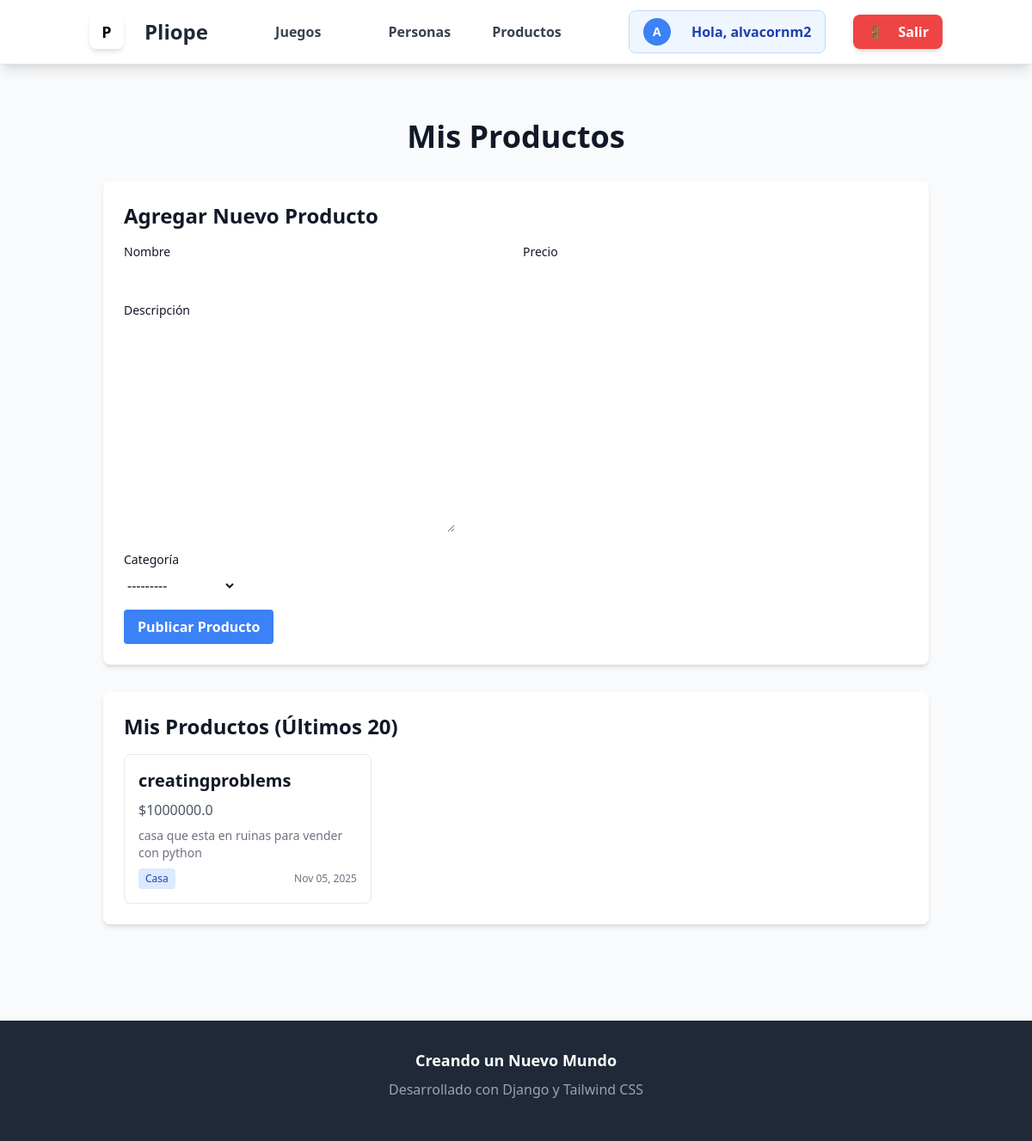
/productos/ (signed in), run on the app's committed database.
### Productos/models.py (models this page shows, shortened)
class Productos(models.Model):
    name = models.CharField(max_length=100)
    price = models.FloatField()
    description = models.TextField()
    category = models.CharField(max_length=3, choices=CASAS)
    user = models.ForeignKey(User, on_delete=models.CASCADE)
    date_published = models.DateTimeField(auto_now_add=True)

### Productos/views.py (the view)
# urls.py: path('', views.product_list_view, name='lista'),
@login_required(login_url="/users/login/")
def product_list_view(request):
    if request.method == 'POST':
        form = UploadProductos(request.POST)
        if form.is_valid():
            new_product = form.save(commit=False)
            new_product.user = request.user
            new_product.save()
            return redirect('productos:lista')
    else:
        form = UploadProductos()
    products = Productos.objects.filter(user=request.user)[:20]
    return render(request, 'list_product.html', {
        'form': form,
        'productos': products
    })

### Productos/forms.py
class UploadProductos(forms.ModelForm):
    class Meta:
        model = models.Productos
        fields = ['name','price','description','category']

### Productos/templates/list_product.html (shortened to what this page needs)
{% extends "base.html" %}
{% load static %}
{% load static tailwind_tags %}
{% block content %}
<div class="container mx-auto px-4 py-8">
    <h1 class="text-4xl font-bold text-center mb-8">Mis Productos</h1>
    <div class="bg-white dark:bg-blue-950 p-6 rounded-lg shadow-md mb-8">
        <h2 class="text-2xl font-semibold mb-4">Agregar Nuevo Producto</h2>
        <form class="space-y-4"
              action="{% url 'productos:lista' %}"
              method="post">
            <div class="grid grid-cols-1 md:grid-cols-2 gap-4">
                <div>
                    <label class="block text-sm font-medium mb-2">Nombre</label>
                    {{ form.name }}
                </div>
                <div>
                    <label class="block text-sm font-medium mb-2">Precio</label>
                    {{ form.price }}
                </div>
            </div>
            <div>
                <label class="block text-sm font-medium mb-2">Descripción</label>
                {{ form.description }}
            </div>
            <div>
                <label class="block text-sm font-medium mb-2">Categoría</label>
                {{ form.category }}
            </div>
            <button type="submit"
                    class="bg-blue-500 hover:bg-blue-600 text-white font-bold py-2 px-4 rounded transition-colors duration-300">
                Publicar Producto
            </button>
        </form>
    </div>
    <div class="bg-white dark:bg-black-800 p-6 rounded-lg shadow-md">
        <h2 class="text-2xl font-semibold mb-4">Mis Productos (Últimos 20)</h2>
        {% if productos %}
            <div class="grid grid-cols-1 md:grid-cols-2 lg:grid-cols-3 gap-6">
                {% for producto in productos %}
                    <div class="border border-gray-200 dark:border-gray-700 rounded-lg p-4">
                        <h3 class="text-xl font-semibold mb-2">{{ producto.name }}</h3>
                        <p class="text-gray-600 dark:text-gray-400 mb-2">${{ producto.price }}</p>
                        <p class="text-sm text-gray-500 dark:text-gray-400 mb-2">{{ producto.description|truncatewords:20 }}</p>
                        <div class="flex justify-between items-center">
                            <span class="bg-blue-100 dark:bg-blue-800 text-blue-800 dark:text-blue-100 text-xs px-2 py-1 rounded">
                                {{ producto.get_category_display }}
                            </span>
                            <span class="text-xs text-gray-500">
                                {{ producto.date_published|date:"M d, Y" }}
                            </span>
                        </div>
                    </div>
                {% endfor %}
            </div>
        {% else %}
            <p class="text-center text-gray-500 dark:text-gray-400 py-8 dark:bg-amber-900 rounded-lg">
                No tienes productos publicados aún.
            </p>
        {% endif %}
    </div>
</div>
{% endblock %}

### theme/templates/base.html (shortened to what this page needs)
{% load static %}
{% load tailwind_tags %}
<!DOCTYPE html>
<html lang="es" class="h-full">
<head>
    <script src="https://cdn.tailwindcss.com"></script>
    {% tailwind_css %}
</head>
<body class="min-h-screen bg-gray-50 text-gray-900 flex flex-col">
    <header class="bg-white shadow-lg border-b border-gray-200 sticky top-0 z-50">
        <nav class="container mx-auto px-4 py-3">
            <div class="flex justify-between items-center">
                <div class="flex items-center space-x-3">
                    <div class="w-10 h-10 bg-gradient-to-r from-blue-500 to-purple-600 rounded-lg flex items-center justify-center text-black font-bold text-lg shadow-md">
                        P
                    </div>
                    <a href="{% url 'home' %}" class="text-2xl font-bold text-gray-800 hover:text-blue-600 transition-colors">
                        Pliope
                    </a>
                </div>
                <div    class="hidden md:flex items-center space-x-6">
                    <a href="{% url 'Games:games_list' %}" class="font-semibold text-gray-700 hover:text-green-600 transition-colors flex items-center space-x-2">
                        <span>Juegos</span>
                    </a>
                </div>
                <div class="hidden md:flex items-center space-x-6">
                    <a href="{% url 'people:lista' %}" class="font-semibold text-gray-700 hover:text-blue-600 transition-colors flex items-center space-x-2">
                        <span>Personas</span>
                    </a>
                    {% if user.is_authenticated %}
                    <a href="{% url 'productos:lista' %}" class="font-semibold text-gray-700 hover:text-purple-600 transition-colors flex items-center space-x-2">
                        <span>Productos</span>
                    </a>
                    {% endif %}
                </div>
                <div class="flex items-center space-x-4">
                    {% if user.is_authenticated %}
                        <div class="flex items-center space-x-4">
                            <div class="flex items-center space-x-3 bg-blue-50 px-4 py-2 rounded-lg border border-blue-200">
                                <div class="w-8 h-8 bg-blue-500 rounded-full flex items-center justify-center text-white text-sm font-bold">
                                    {{ user.username|first|upper }}
                                </div>
                                <span class="font-semibold text-blue-800">Hola, {{ user.username }}</span>
                            </div>
                            <form action="{% url 'users:logout' %}" method="post" class="inline">
                                <button type="submit" class="bg-red-500 hover:bg-red-600 text-white px-4 py-2 rounded-lg transition-colors font-semibold shadow-md flex items-center space-x-2">
                                    <span>🚪</span>
                                    <span>Salir</span>
                                </button>
                            </form>
                        </div>
                    {% endif %}
                </div>
            </div>
        </nav>
    </header>
    <main class="flex-grow container mx-auto px-4 py-8">
        {% block content %}
        {% endblock %}
    </main>
    <footer class="bg-gray-800 text-white py-8 mt-12">
        <div class="container mx-auto px-4 text-center">
            <p class="text-lg font-semibold mb-2"> Creando un Nuevo Mundo</p>
            <p class="text-gray-400 mb-4">Desarrollado con Django y Tailwind CSS</p>
        </div>
    </footer>
</body>
</html>

### data on the page
Productos: name "creatingproblems", price "1000000.0", description "casa que esta en ruinas para vender con python", category "Casa", date_published "Nov 05, 2025"

### other printed values
{{ user.username|first|upper }} "A"
{{ user.username }} "alvacornm2"
